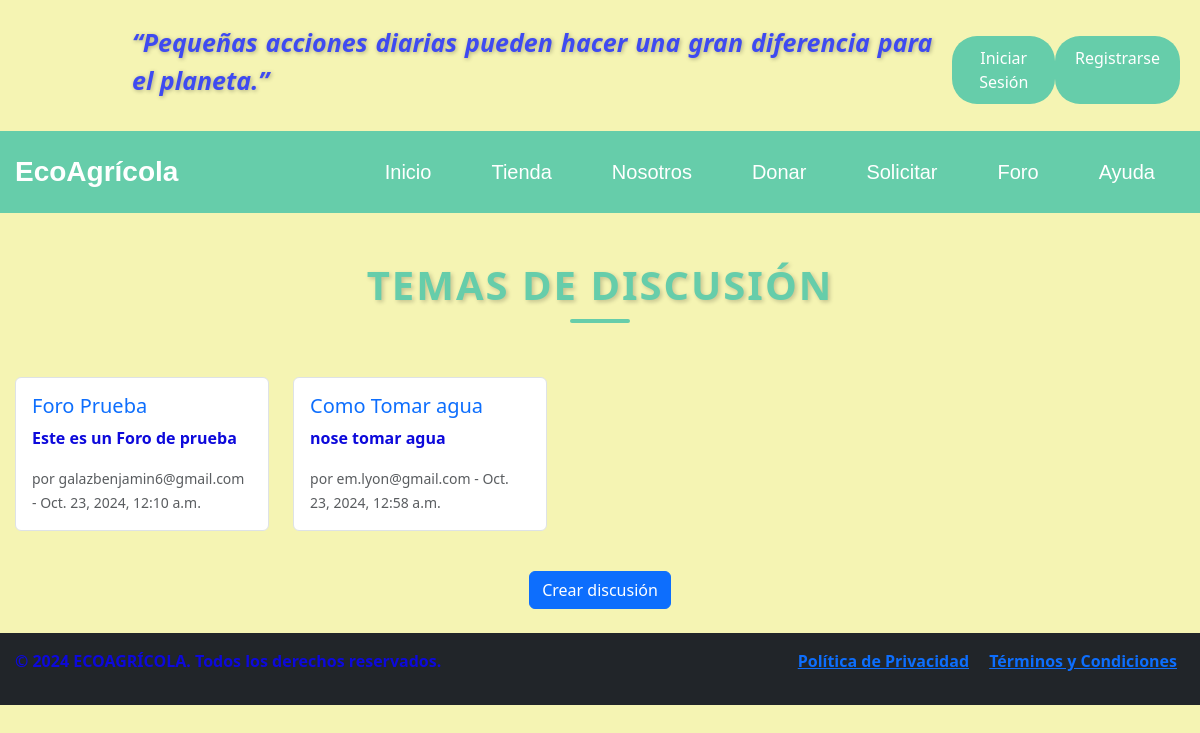
The app's page /foro/, older data.
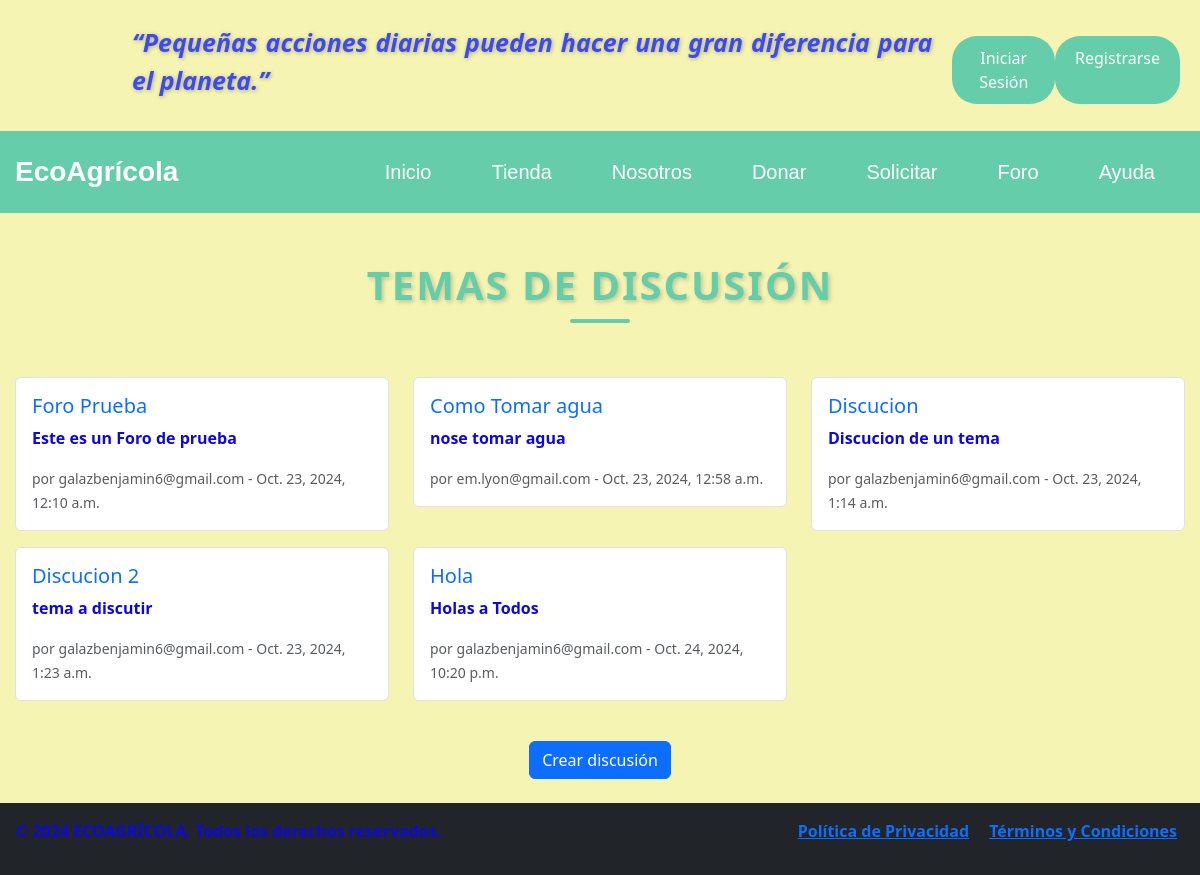
The same page, newer data.
### core/models.py (models this page shows, shortened)
class Tema(models.Model):
    author= models.ForeignKey(User, on_delete=models.CASCADE)  # El campo autor debe existir
    titulo = models.CharField(max_length=200)
    content = models.TextField()
    fecha_creacion = models.DateTimeField(auto_now_add=True)

### core/views.py (the view)
# urls.py: path('foro/', foro,name='foro'),
def foro(request):
    temas = Tema.objects.all()  # Obtiene todos los temas
    return render(request, 'core/foro.html', {'temas': temas})

### core/templates/core/foro.html (shortened to what this page needs)
{% extends "core/base_generic.html" %}
{% block content %}
<!doctype html>
<html lang="en"></html>
  <body>
    <br>
    <h1 class="section-title text-center">Temas de discusión</h1>
<div class="container mt-4">
    <div class="row">
        {% for tema in temas %}
        <div class="col-md-4 mb-3">
            <div class="card border rounded">
                <div class="card-body">
                    <h5 class="card-title">
                      <a href="{% url 'tema_detail' tema.id %}" class="text-decoration-none">{{ tema.titulo }}</a>
                    </h5>
                    <p class="card-text">{{ tema.content }}</p>
                    <small class="text-muted">por {{ tema.author}} - {{ tema.fecha_creacion }}</small>
                </div>
            </div>
        </div>
        {% endfor %}
    </div>
</div>
<div class="text-center mt-4">
    <a class="btn btn-primary" href="{% url 'crear_tema' %}" role="button">Crear discusión</a>
</div>
    <br>
  </body>
</html>
{% endblock %}

### core/templates/core/base_generic.html (shortened to what this page needs)
<!doctype html>
<html lang="en"></html>
    <head>
        {% load static %}
        <link href="https://cdn.jsdelivr.net/npm/bootstrap@5.3.3/dist/css/bootstrap.min.css" rel="stylesheet">
        <link rel="stylesheet" href="{% static 'core/css/style.css' %}">
    </head>
    <body>
        <div class="d-flex justify-content-between align-items-center my-3" style="padding: 0 20px;">
        <p class="text-education" style="font-size: 25px; font-weight: 600; margin-right: 20px;">
            “Pequeñas acciones diarias pueden hacer una gran diferencia para el planeta.”
        </p>
        <div class="d-flex">
            {% if user.is_authenticated %}
            <a class="btn btn-custom" href="{% url 'morstrar_carrito' %}">Ir al carrito</a>
            <a class="btn btn-custom" href="{% url 'logout' %}">Cerrar Sesión</a>
            {% else %}
            <a class="btn btn-custom" href="{% url 'acceder' %}">Iniciar Sesión</a>
            <a class="btn btn-custom" href="{% url 'register' %}">Registrarse</a>
            {% endif %}
        </div>
        </div>
        <nav class="navbar">
        <div class="container">
            <a href="{% url 'home' %}" class="navbar-brand">EcoAgrícola</a>
            <ul class="navbar-nav">
                <li class="nav-item"><a href="{% url 'home' %}" class="nav-link">Inicio</a></li>
                <li class="nav-item"><a href="{% url 'listar_productos' %}" class="nav-link">Tienda</a></li>
                <li class="nav-item"><a href="#nosotros" class="nav-link">Nosotros</a></li>
                <li class="nav-item"><a href="{% url 'donacion' %}" class="nav-link">Donar</a></li>
                <li class="nav-item"><a href="{% url 'solicitudes' %}" class="nav-link">Solicitar</a></li>
                <li class="nav-item"><a href="{% url 'foro' %}" class="nav-link">Foro</a></li>
                <li class="nav-item"><a href="#footer" class="nav-link">Ayuda</a></li>
            </ul>
        </div>
        </nav>
        <br>
        {% block content %}{% endblock %}
        <footer id="footer" class="bg-dark text-white text-center py-3">
            <div class="container">
           <p>&copy; 2024 ECOAGRÍCOLA. Todos los derechos reservados.</p>
              <p>
                <a href="#" class="mx-2">Política de Privacidad</a>
                <a href="#" class="mx-2">Términos y Condiciones</a>
              </p>
            </div>
          </footer>
    </body>
</html>

### core/static/core/css/style.css (style rules this page uses)
html { scroll-behavior: smooth; }
body { background-color: #f5f4b3; height: 100%; margin: 0; padding: 0; display: flex; flex-direction: column; }
p { color: #0d09db; font-weight: bold; text-align: justify; }
.btn-custom { background-color: #66CDAA; border-color: #66CDAA; color: white; border: none; padding: 10px 20px; font-size: 16px; border-radius: 25px; transition: background-color 0.3s ease; }
.text-education { font-style: italic; font-weight: 600; font-size: 20px; color: #3e4af1; margin-left: 112px; text-shadow: 1px 1px 4px rgba(0, 0, 0, 0.3); }
.navbar { background-color: #66CDAA; padding: 15px 0; font-family: Arial, sans-serif; }
.container { max-width: 1200px; margin: 0 auto; padding: 0 15px; display: flex; justify-content: space-between; align-items: center; }
.navbar-brand { font-size: 28px; color: white; text-decoration: none; font-weight: bold; }
.navbar-nav { list-style: none; padding: 0; margin: 0; display: flex; flex-direction: row; }
.nav-item { margin: 0 15px; }
.nav-link { font-size: 20px; color: white; text-decoration: none; transition: all 0.3s ease; padding: 10px 15px; border-radius: 5px; }
.section-title { color: #66CDAA; font-weight: bold; text-transform: uppercase; text-shadow: 2px 2px 4px rgba(0, 0, 0, 0.2); margin-bottom: 30px; position: relative; letter-spacing: 2px; }
.section-title::after { content: ""; width: 60px; height: 4px; background-color: #66CDAA; display: block; margin: 10px auto 0; border-radius: 2px; }
h1 { text-align: center; color: #343a40; }

Row changes from the older to the newer data that the page shows:
added Tema: titulo "Discucion", content "Discucion de un tema", author "galazbenjamin6@gmail.com", fecha_creacion "Oct. 23, 2024, 1:14 a.m."
added Tema: titulo "Discucion 2", content "tema a discutir", author "galazbenjamin6@gmail.com", fecha_creacion "Oct. 23, 2024, 1:23 a.m."
added Tema: titulo "Hola", content "Holas a Todos", author "galazbenjamin6@gmail.com", fecha_creacion "Oct. 24, 2024, 10:20 p.m."
